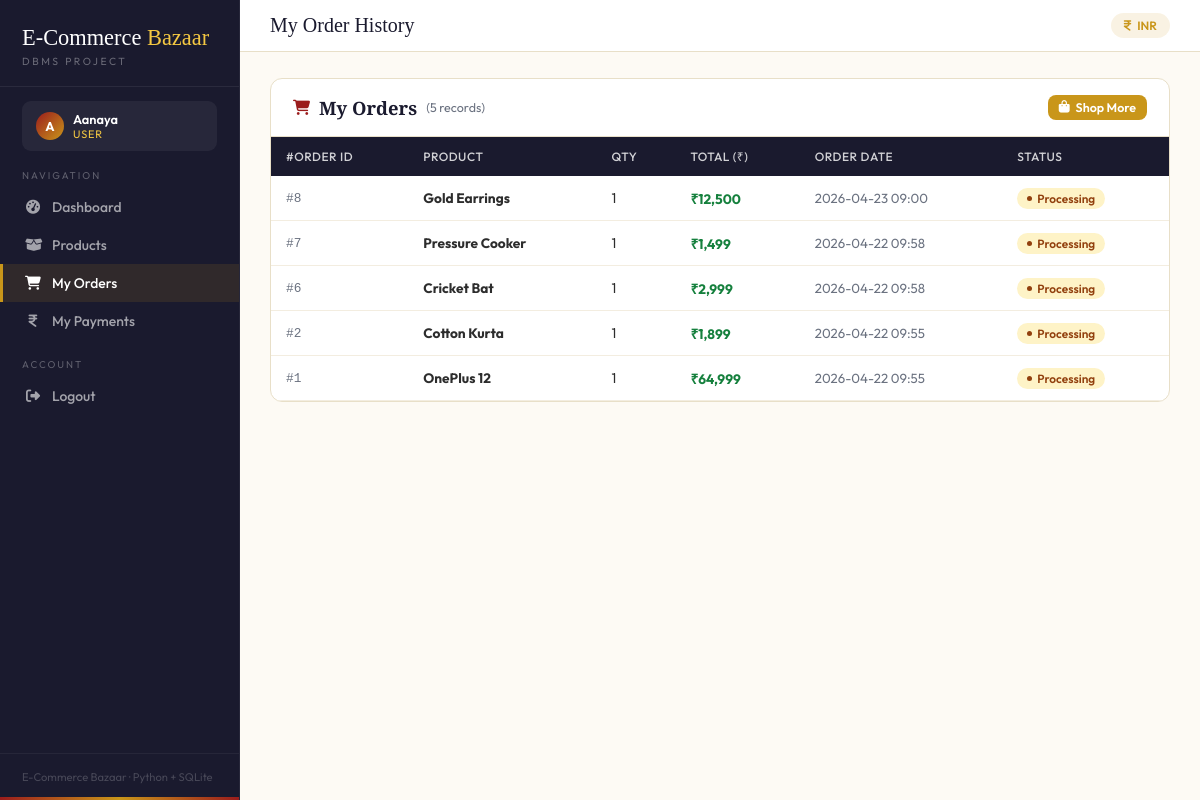
Page /orders (signed in) on the committed database.
### tables this page shows
CREATE TABLE orders (
        order_id   INTEGER PRIMARY KEY AUTOINCREMENT,
        user_id    INTEGER NOT NULL,
        product_id INTEGER NOT NULL,
        quantity   INTEGER NOT NULL DEFAULT 1,
        total_amt  REAL NOT NULL,
        order_date TEXT NOT NULL DEFAULT (datetime('now','localtime')),
        status     TEXT NOT NULL DEFAULT 'Pending',
        FOREIGN KEY (user_id)    REFERENCES users(user_id),
        FOREIGN KEY (product_id) REFERENCES products(product_id)
    );

CREATE TABLE products (
        product_id   INTEGER PRIMARY KEY AUTOINCREMENT,
        product_name TEXT NOT NULL,
        description  TEXT,
        price        REAL NOT NULL CHECK(price >= 0),
        stock        INTEGER NOT NULL DEFAULT 0 CHECK(stock >= 0),
        created_at   TEXT NOT NULL DEFAULT (datetime('now','localtime'))
    );

### app.py (the view)
@app.route("/orders")
@login_required
def orders():
    uid = session["user_id"]
    con = db()
    if session["role"] == "admin":
        rows = con.execute("""
            SELECT o.order_id, u.user_name, u.email, p.product_name,
                   o.quantity, o.total_amt, o.order_date, o.status
            FROM orders o
            JOIN users u ON o.user_id=u.user_id
            JOIN products p ON o.product_id=p.product_id
            ORDER BY o.order_id DESC
        """).fetchall()
    else:
        rows = con.execute("""
            SELECT o.order_id, p.product_name, o.quantity,
                   o.total_amt, o.order_date, o.status
            FROM orders o
            JOIN products p ON o.product_id=p.product_id
            WHERE o.user_id=? ORDER BY o.order_id DESC
        """, (uid,)).fetchall()
    con.close()
    return render_template("orders.html", orders=rows)

### app.py (called while the page is built)
def db():
    con = sqlite3.connect(DB)
    con.row_factory = sqlite3.Row
    con.execute("PRAGMA foreign_keys = ON")
    return con

def login_required(f):
    @wraps(f)
    def wrapper(*a, **kw):
        if "user_id" not in session:
            return redirect(url_for("login"))
        return f(*a, **kw)
    return wrapper

### templates/orders.html (shortened to what this page needs)
{% extends "base.html" %}
{% block page_title %}{% if session.role=='admin' %}All Orders{% else %}My Order History{% endif %}{% endblock %}
{% block content %}
<div class="card">
  <div class="card-hd">
    <h2>
      <i class="fa-solid fa-cart-shopping"></i>
      {% if session.role=='admin' %}All Orders{% else %}My Orders{% endif %}
      <span class="rec-count">({{ orders|length }} records)</span>
    </h2>
    {% if session.role != 'admin' %}
    <a href="/products" class="btn btn-gold btn-sm"><i class="fa-solid fa-bag-shopping"></i> Shop More</a>
    {% endif %}
  </div>
  <div class="tbl-wrap">
    <table>
      <thead>
        <tr>
          <th>#Order ID</th>
          <th>Product</th><th>Qty</th><th>Total (₹)</th>
          <th>Order Date</th><th>Status</th>
        </tr>
      </thead>
      <tbody>
        {% for o in orders %}
        <tr>
          <td class="mono">#{{ o.order_id }}</td>
          <td><strong>{{ o.product_name }}</strong></td>
          <td>{{ o.quantity }}</td>
          <td class="amt">₹{{ "{:,.0f}".format(o.total_amt) }}</td>
          <td style="color:var(--gray);font-size:.83rem">{{ o.order_date[:16] }}</td>
          <td><span class="badge b-{{ o.status|lower }}">{{ o.status }}</span></td>
        </tr>
        {% else %}
        <tr class="empty">
          <td colspan="{% if session.role=='admin' %}9{% else %}7{% endif %}">
            {% if session.role != 'admin' %}No orders yet. <a href="/products" style="color:var(--crimson)">Browse products →</a>{% else %}No orders yet.{% endif %}
          </td>
        </tr>
        {% endfor %}
      </tbody>
    </table>
  </div>
</div>
{% endblock %}

### templates/base.html (style rules this page uses)
:root { --crimson:#9B1C1C;--crimson-d:#7F1D1D;--crimson-lt:#EF4444; --gold:#C9961A;--gold-lt:#F4C842; --ivory:#FDFAF4;--cream:#F5EFE0; --navy:#1A1A2E;--ink:#2D2D2D; --gray:#6B7280;--border:#E8DFC8; --green:#15803D;--green-lt:#D1FAE5; --blue:#1D4ED8;--blue-lt:#DBEAFE; --red-lt:#FEE2E2; --sidebar:240px;--r:12px; }
* { margin:0;padding:0;box-sizing:border-box }
body { font-family:'Outfit',sans-serif;background:var(--ivory);color:var(--ink);display:flex;min-height:100vh }
.card { background:#fff;border-radius:var(--r);border:1px solid var(--border);overflow:hidden;margin-bottom:20px }
.card-hd { padding:16px 22px;border-bottom:1px solid var(--border); display:flex;align-items:center;justify-content:space-between;flex-wrap:wrap;gap:10px; }
.card-hd h2 { font-family:'Cormorant Garamond',serif;font-size:1.15rem;color:var(--navy);display:flex;align-items:center;gap:9px }
.card-hd h2 i { color:var(--crimson);font-size:.95rem }
.rec-count { font-size:.78rem;color:var(--gray);font-family:'Outfit',sans-serif;font-weight:400 }
.tbl-wrap { overflow-x:auto }
table { width:100%;border-collapse:collapse;font-size:.855rem }
thead th { background:var(--navy);color:rgba(255,255,255,.8); padding:11px 15px;text-align:left;font-weight:500; font-size:.75rem;letter-spacing:.5px;text-transform:uppercase; }
tbody tr { border-bottom:1px solid #F3EDE0;transition:.12s }
tbody td { padding:11px 15px;vertical-align:middle }
.mono { font-family:monospace;font-size:.8rem;color:var(--gray) }
.amt { font-weight:700;color:var(--green) }
.badge { display:inline-flex;align-items:center;gap:5px; padding:3px 10px;border-radius:99px;font-size:.74rem;font-weight:600; }
.badge::before { content:'';width:5px;height:5px;border-radius:50%;background:currentColor }
.b-processing { background:#fef3c7;color:#92400e }
.btn { display:inline-flex;align-items:center;gap:6px;padding:8px 16px;border-radius:8px;font-family:'Outfit',sans-serif;font-size:.84rem;font-weight:600;cursor:pointer;border:none;text-decoration:none;transition:.18s }
.btn-gold { background:var(--gold);color:#fff }
.btn-sm { padding:5px 11px;font-size:.78rem }

### rows in the picture
orders: order_id "8", product_name "Gold Earrings", quantity "1", total_amt "12,500", order_date "2026-04-23 09:00", status "Processing"
orders: order_id "7", product_name "Pressure Cooker", quantity "1", total_amt "1,499", order_date "2026-04-22 09:58", status "Processing"
orders: order_id "6", product_name "Cricket Bat", quantity "1", total_amt "2,999", order_date "2026-04-22 09:58", status "Processing"
orders: order_id "2", product_name "Cotton Kurta", quantity "1", total_amt "1,899", order_date "2026-04-22 09:55", status "Processing"
orders: order_id "1", product_name "OnePlus 12", quantity "1", total_amt "64,999", order_date "2026-04-22 09:55", status "Processing"

### other values in the picture
{{ session.user_name[0].upper() }} "A"
{{ session.user_name }} "Aanaya"
{{ session.role }} "USER"
{{ orders|length }} "5"
